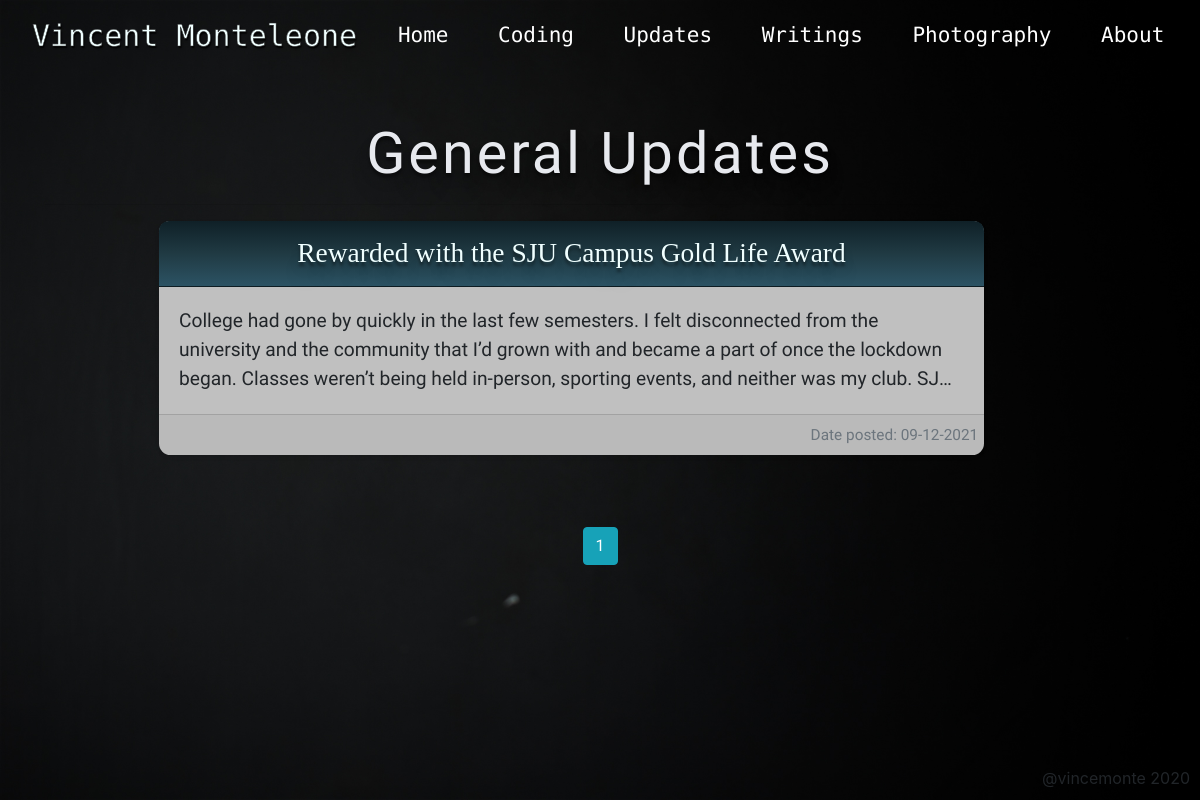
The app's page /updates, older data.
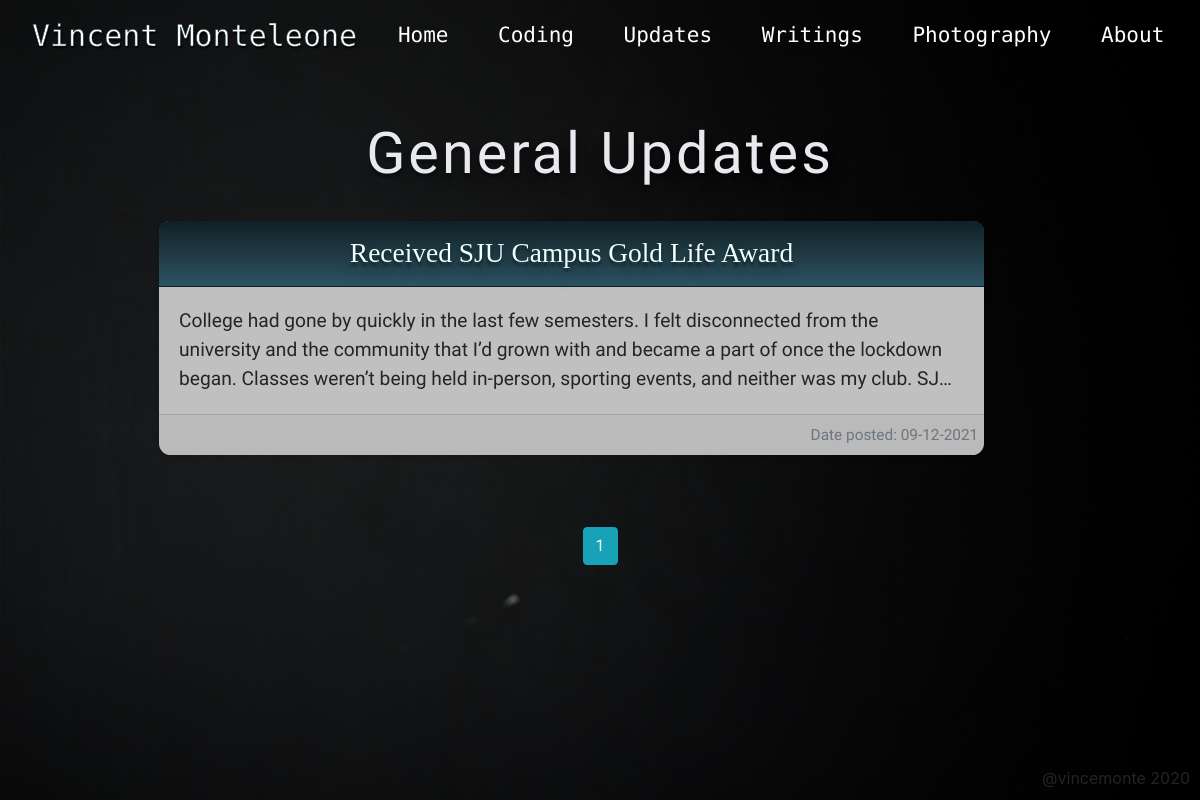
The same page, newer data.
### personalWebsite/models.py (models this page shows, shortened)
class Project(db.Model):
    id = db.Column(db.Integer, primary_key=True)
    title = db.Column(db.String(100), nullable=False)
    type = db.Column(db.String(20), nullable=False)
    content= db.Column(db.Text, nullable=True)
    files = db.Column(db.String(80), nullable=True) #holds the path to the file images
    date_posted = db.Column(db.DateTime, nullable=False, default=datetime.now)
    user_id = db.Column(db.Integer, db.ForeignKey('user.id'), nullable=False)
    home_post = db.relationship('HomePost', backref='project', uselist=False)

### personalWebsite/posts/routes.py (the view)
@posts.route('/updates')
def updates():
    page = request.args.get('page', 1, type=int)
    posts = Project.query.filter_by(type='update').order_by(Project.id.desc()).paginate(page=page, per_page=10)
    return render_template('updates.html', posts=posts)

### personalWebsite/templates/updates.html (shortened to what this page needs)
{% extends "layout.html" %}
{% block content %}
<div class="container post-section">
  <h1 class="display-4 text-white-2 text-center">General Updates</h1>
  <hr>
  <div class="row text-center">
    {% for post in posts.items %}
    <div class="col-lg-9">
      <div class="card mb-4 shadow-sm">
        <div class="card-header">
          <a class = "card-title" href="{{ url_for('posts.project', title=post.title) }}">{{ post.title }}</a>
        </div>
        <div class="card-body">
          <p class= "card-text max-length-card ellipsis-text text-left">{{ post.content }}</p>
        </div>
        <div class="card-footer text-right">
          <small class="text-muted">Date posted: {{ post.date_posted.strftime('%m-%d-%Y') }}</small>
        </div>
      </div>
    </div>
    {% endfor %}
  </div>
  <div class="container mt-5 text-center">
    {% for page_num in posts.iter_pages(left_edge=1, right_edge=1, left_current=1, right_current=2) %}
      {% if page_num %}
        {% if posts.page == page_num %}
          <a class="btn btn-info mb-4" href="{{ url_for('posts.updates', page=page_num) }}">{{ page_num }}</a>
        {% else %}
          <a class="btn btn-outline-info mb-4" href="{{ url_for('posts.updates', page=page_num) }}">{{ page_num }}</a>
        {% endif %}
      {% else %}
        <small>...</small>
      {% endif %}
    {% endfor %}
  </div>
</div>
{% endblock content %}

Row changes from the older to the newer data that the page shows:
changed Project: title "Rewarded with the SJU Campus Gold Life Award" → "Received SJU Campus Gold Life Award"
